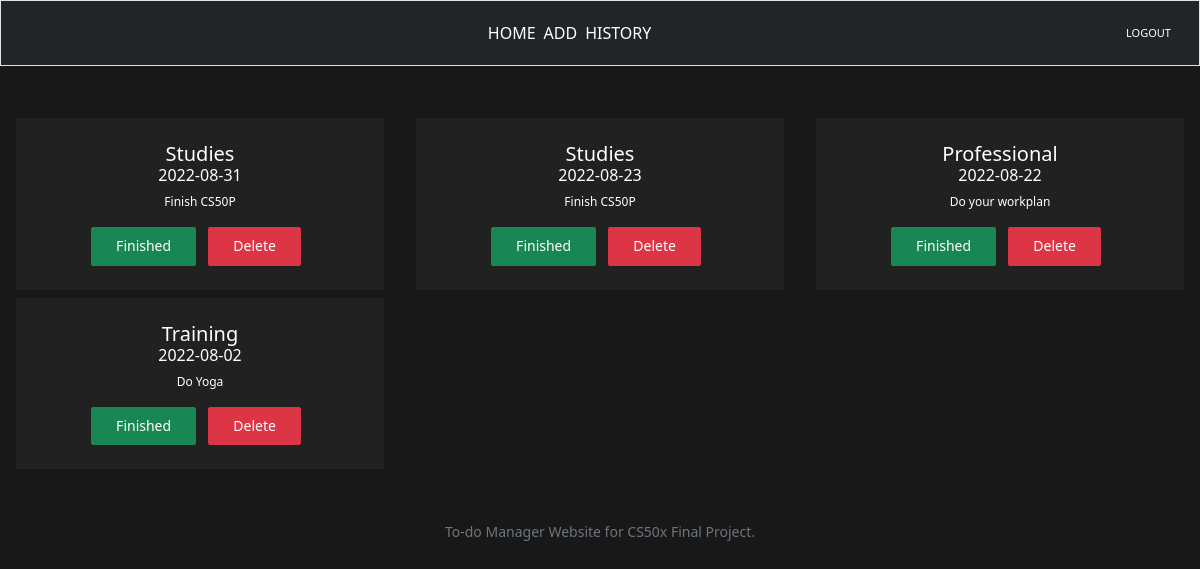
Page / (signed in) on the earlier database version.
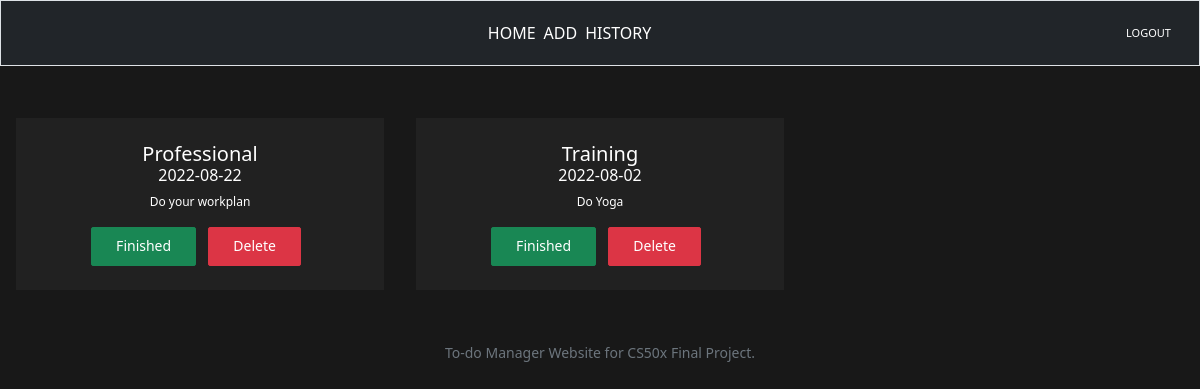
Same page on the later database version.
### tables this page shows
CREATE TABLE todo (id INTEGER, categories TEXT, description TEXT, date TEXT, FOREIGN KEY (id) REFERENCES users (id));

### app.py (the view)
@app.route("/")
@login_required
def index():
    userid = session["user_id"]
    usertodo = cursor.execute("SELECT * FROM todo WHERE id = ?", [userid])
    usertodo = usertodo.fetchall()
    return render_template("index.html", usertodo=usertodo)

### app.py (called while the page is built)
@app.after_request
def after_request(response):
    response.headers["Cache-Control"] = "no-cache, no-store, must-revalidate"
    response.headers["Expires"] = 0
    response.headers["Pragma"] = "no-cache"
    return response

### helpers.py (called while the page is built)
def login_required(f):
    @wraps(f)
    def decorated_function(*args, **kwargs):
        if session.get("user_id") is None:
            return redirect("/login")
        return f(*args, **kwargs)
    return decorated_function

### templates/index.html (shortened to what this page needs)
{% extends "layout.html" %}
{% block main %}
<body>
<div class = "row" ;">
    {% for key in usertodo %}
   <div class="col-sm-4 border-right">
       <div class="cards">
      <div class=" second p-4 text-center">
        <h5 class="card-title text-white" >{{ key.categories }}</h5>
        <h6 class="card-subtitle mb-2 text-white">{{key.date}}</h6>
               <p class="line2">{{key.description}}</p>
               <form id = "hello" action = "/finished" method ="post">
                <button type="submit" class="btn btn-success btn-sm" id = "fin" value = "{{key.description}}" name ="finished">Finished</button>
            </form>
            <form id = "hello" action = "/delete" method ="post">
                <button type="submit" class="btn btn-danger btn-sm" id = "del" value = "{{key.description}}", name = "deleted" >Delete</button>
                </form>
           </div>
       </div>
   </div>
   {% endfor %}
</div>
</body>
{% endblock %}

### templates/layout.html (shortened to what this page needs)
<!DOCTYPE html>
<html lang="en">
    <head>
        <link href="https://cdn.jsdelivr.net/npm/bootstrap@5.2.0/dist/css/bootstrap.min.css" rel="stylesheet">
        <link href="/static/styles.css" rel="stylesheet">
    </head>
    <body>
        <nav class="navbar navbar-light bg-faded justify-content-between flex-nowrap flex-row border bg-dark">
            <div class="container-fluid">
                <ul class="nav navbar-nav flex-row float-right" >
                    {% if session["user_id"] %}
                     <li class="nav-item"><a class="nav-link pr-3 text-white"href="/">HOME</a></li>
                    <li class="nav-item"><a class="nav-link pr-3 text-white" href="/add">ADD</a></li>
                    <li class="nav-item"><a class="nav-link text-white pr-3" href="/history">HISTORY</a></li>
                </ul>
                <a href="/logout" class="navbar-brand float-left text-white fs-11 text-center">LOGOUT</a>
                {% else %}
                <li class="nav-item"><a class="nav-link pr-3 text-white" href="/login">LOGIN</a></li>
                <li class="nav-item"><a class="nav-link pr-3 text-white " href="/register">REGISTER</a></li>
                {% endif %}
            </div>
        </nav>
        <main class="container-fluid py-5 text-center">
            {% block main %}{% endblock %}
        </main>
        <footer class="mb-5 small text-center text-muted">
            To-do Manager Website for CS50x Final Project.
        </footer>
    </body>
</html>

### static/styles.css (style rules this page uses)
body { background-color: #181818 }
li { margin: 4px; }
#hello { display: inline-block; }
.line2 { color:#FFFFFF; font-size:12px; }
.cards { transition: all 0.2s ease; cursor: pointer; margin: 4px; background-color: #212121; }
.btn { margin-right: 0.5rem !important; }
.btn { font-size: 0.875rem; line-height: 1; font-weight: 400; padding: .7rem 1.5rem; border-radius: 0.1275rem; }
.fs-11 { font-size: 11px; }
.nav { text-align: center; margin: 0 auto; }

Differences in the rows shown:
removed todo: categories "Studies", date "2022-08-31", description "Finish CS50P"
removed todo: categories "Studies", date "2022-08-23", description "Finish CS50P"
